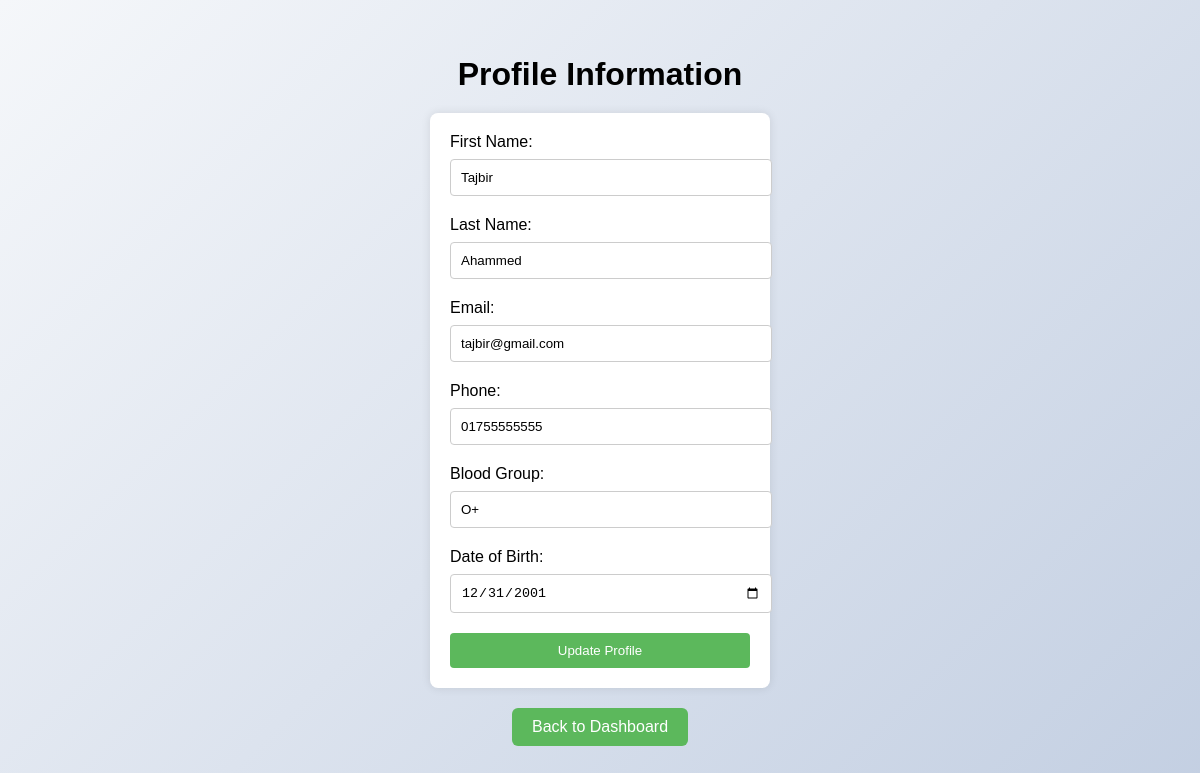
/Views/profile.php (signed in), run on the app's committed database.
### tables this page shows
CREATE TABLE `donors` (
  `donor_id` int(11) NOT NULL,
  `first_name` varchar(50) NOT NULL,
  `last_name` varchar(50) NOT NULL,
  `email` varchar(100) NOT NULL,
  `password` varchar(255) NOT NULL,
  `phone` varchar(15) DEFAULT NULL,
  `blood_group` varchar(3) DEFAULT NULL,
  `date_of_birth` date DEFAULT NULL,
  `profile_picture` varchar(255) DEFAULT NULL,
  `registration_date` timestamp NOT NULL DEFAULT current_timestamp()
);

### Controllers/profilecontroller.php (called while the page is built, shortened)
<?php
$user_id = $_SESSION['user_id'];
$donor_sql = "SELECT * FROM donors WHERE donor_id = $user_id";
$donor_result = $conn->query($donor_sql);
$donor = $donor_result->fetch_assoc();
?>

### Views/profile.php (the view, shortened to what this page needs)
<?php
include '../Models/database.php';
include '../Controllers/profilecontroller.php';
?>
<!DOCTYPE html>
<html lang="en">
<head>
    <link rel="stylesheet" href="../css/profile.css">
</head>
<body>
    <h1>Profile Information</h1>
    <form id="profileForm" method="post" action="profile.php">
        <label for="first_name">First Name:</label>
        <input type="text" id="first_name" name="first_name" value="<?php echo $donor['first_name']; ?>" >
        <label for="last_name">Last Name:</label>
        <input type="text" id="last_name" name="last_name" value="<?php echo $donor['last_name']; ?>" >
        <label for="email">Email:</label>
        <input type="email" id="email" name="email" value="<?php echo $donor['email']; ?>" >
        <label for="phone">Phone:</label>
        <input type="text" id="phone" name="phone" value="<?php echo $donor['phone']; ?>">
        <label for="blood_group">Blood Group:</label>
        <input type="text" id="blood_group" name="blood_group" value="<?php echo $donor['blood_group']; ?>">
        <label for="date_of_birth">Date of Birth:</label>
        <input type="date" id="date_of_birth" name="date_of_birth" value="<?php echo $donor['date_of_birth']; ?>">
        <button type="submit">Update Profile</button>
    </form>
    <a href="dashboard.php" class="button">Back to Dashboard</a>
</body>
</html>

### css/profile.css (style rules this page uses)
body { font-family: Arial, sans-serif; background: linear-gradient(135deg, #f5f7fa 0%, #c3cfe2 100%); margin: 0; padding: 0; display: flex; justify-content: center; align-items: center; flex-direction: column; height: 100vh; }
h1 { margin-bottom: 20px; }
form { background: #fff; padding: 20px; border-radius: 8px; box-shadow: 0 0 10px rgba(0, 0, 0, 0.1); width: 300px; }
label { display: block; margin-bottom: 8px; }
input[type="text"], input[type="email"], input[type="date"] { width: 100%; padding: 10px; margin-bottom: 20px; border: 1px solid #ccc; border-radius: 4px; }
button { width: 100%; padding: 10px; background: #5cb85c; color: #fff; border: none; border-radius: 4px; cursor: pointer; }
a.button { display: inline-block; padding: 10px 20px; background-color: #5cb85c; color: #fff; text-decoration: none; border-radius: 6px; margin: 20px 10px; transition: background-color 0.3s ease; }

### data on the page
donors: first_name "Tajbir", last_name "Ahammed", email "tajbir@gmail.com", phone "01755555555", blood_group "O+", date_of_birth "12/31/2001"
